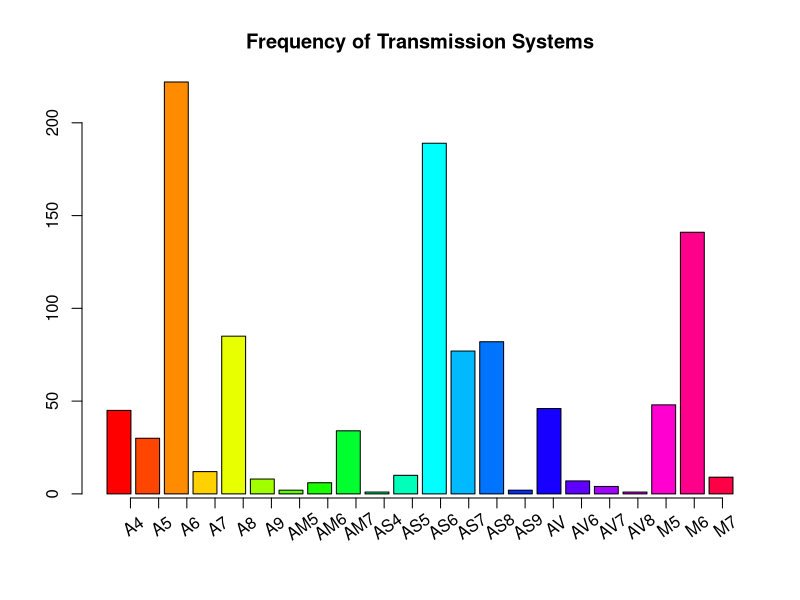
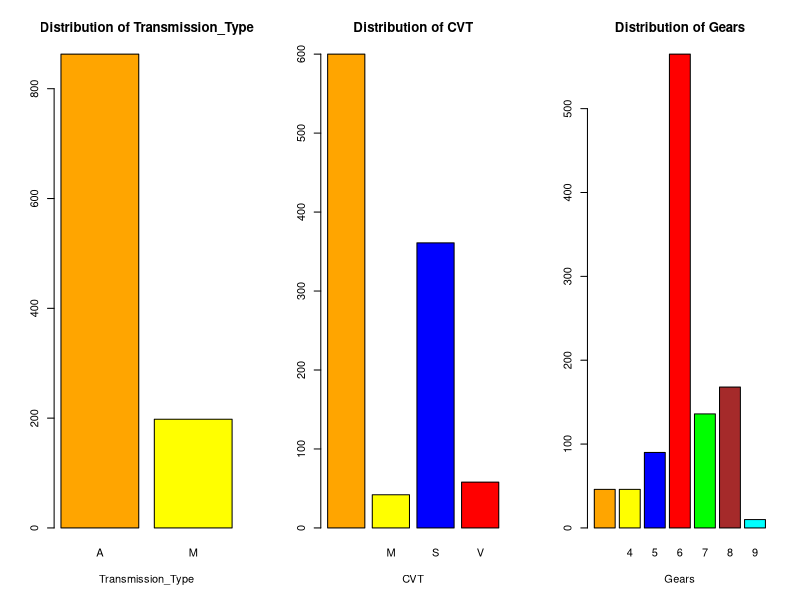
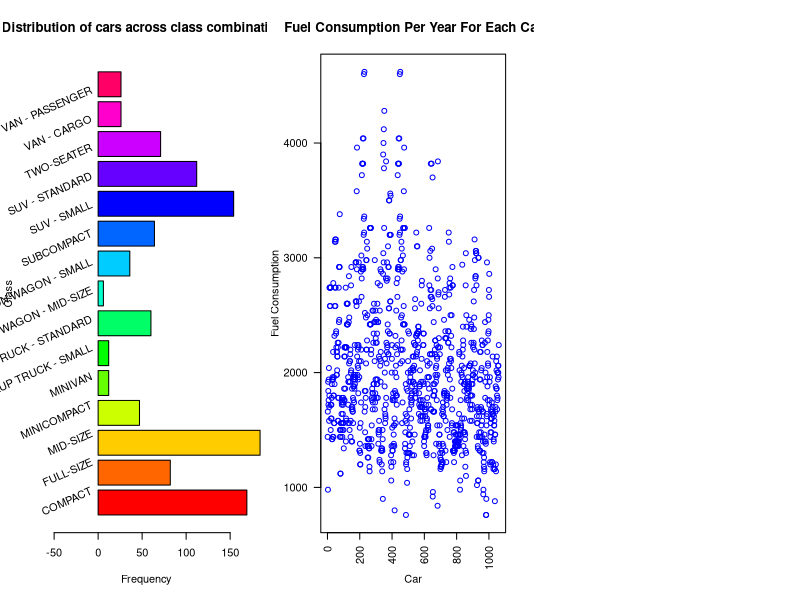
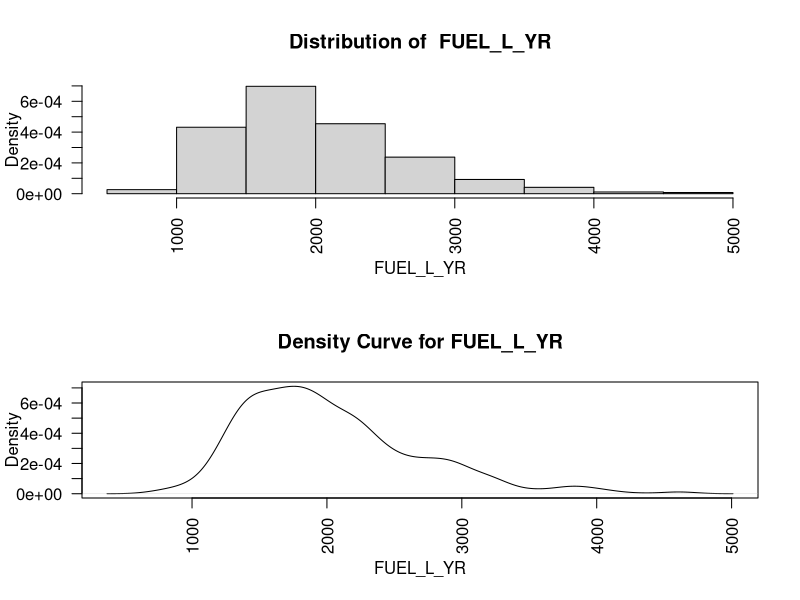
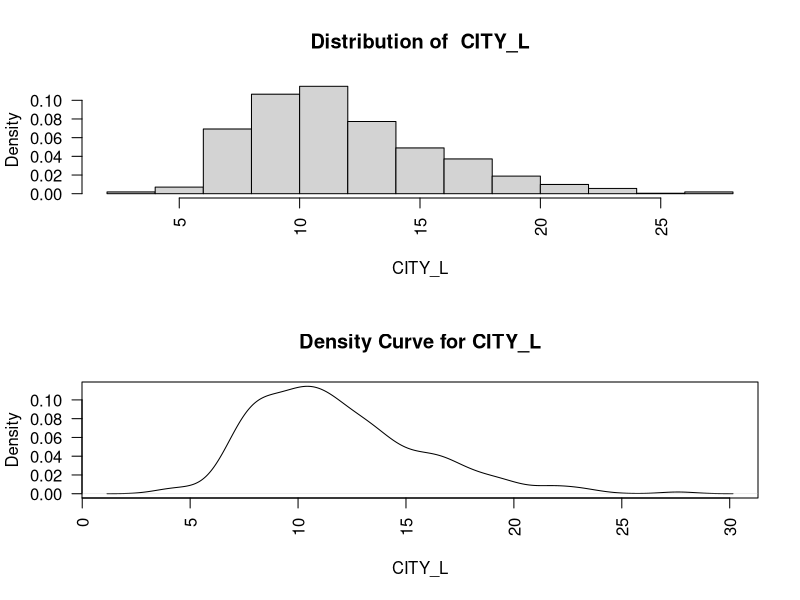
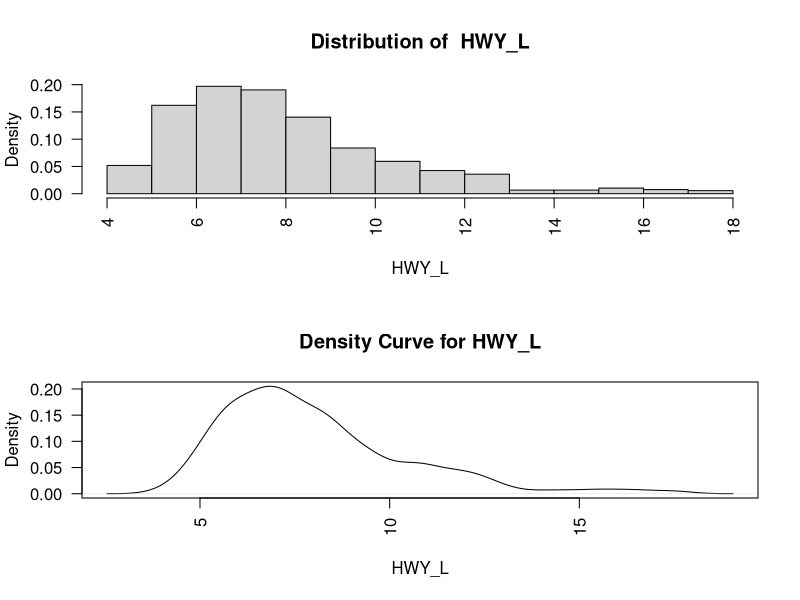
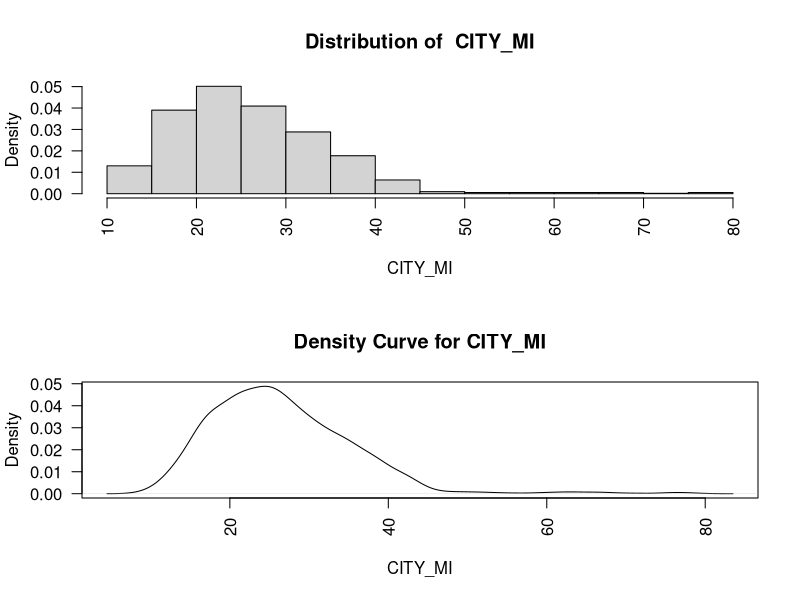
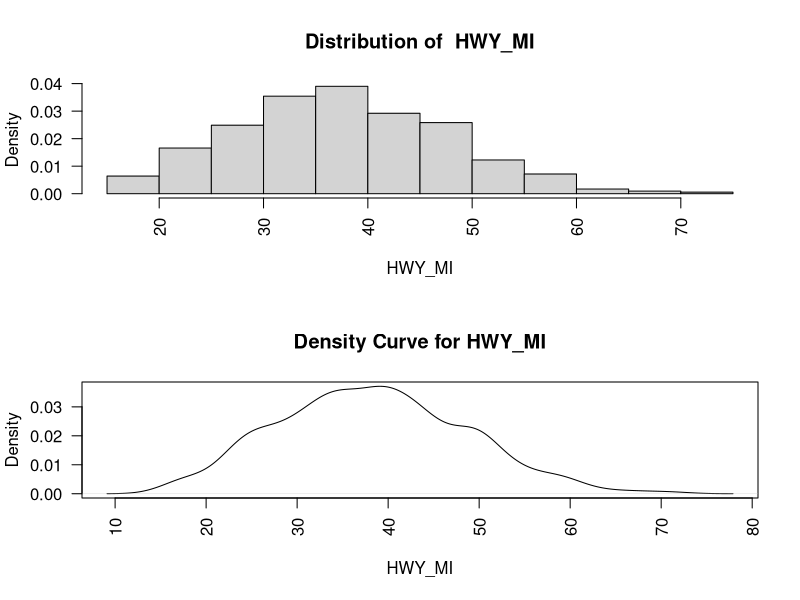

The R script that drew these images, in order: (Note: this script raises an error after producing the figures.)

# My re-usable variables
my.colors = c('orange','yellow','blue','red','green','brown','cyan','purple','black')
println = function(){
    paste(rep('-',218),collapse='')
}

# Import the fuel data
fueldata = read.csv("fueldata.csv")

"Initial Features"
# Show first 12 records to have a look at the data
head(fueldata,12)
# View summary statistics to get an overview of the data
"Summary Statistics"
println()
summary(fueldata)

"A closer look at the variety of transmision systems"
k=as.data.frame(t(t(table(fueldata$TRANS))))
k$Var2=NULL
names(k) <- c('Transmission','Frequency')
k
#summary(k)
barplot(k$Frequency,main="Frequency of Transmission Systems",
                    col=rainbow(length(k$Transmission)),names.arg=rep('',length(k$Transmission)))

axis(1, at=seq(1, length(k$Transmission), by=1)*1.18, labels = FALSE)
text(seq(1, length(k$Transmission), by=1)*1.18,-10 , labels = k$Transmission, srt = 35, pos = 1, xpd = TRUE)


# Split Original Transmission Column into additional features (Type,IsCVT, No of Gears)
fuelTransmissions=apply(as.matrix(fueldata$TRAN),1,function(mx){
    li = (strsplit(mx,split="")[[1]])
    if(length(li)==1){ # Cases where transmission is only automatic/manual
        li = c(li,'','')
    }else
    if(length(li)==2){ # cases where only transmission and no. of grears is specified
        if(grepl('[0-9]',paste(li,collapse=''))){
            li = c(li[1],'',li[2])
        }else{
            li = c(li,'')
        }
        
    }
    return (li)
})
fuelTransmissions=as.data.frame(t(fuelTransmissions))


#CVT - http://cars.about.com/od/thingsyouneedtoknow/a/CVT.htm
transmission_labels = c('Transmission_Type','CVT','Gears')
names(fuelTransmissions) <- transmission_labels
"First 5 Transmissions"
head(fuelTransmissions)
"Summary Statistics for Transmissions"
summary(fuelTransmissions)
"Distribution of Transmissions across groups"
par(mfrow=c(1,3))
for(label in transmission_labels){
    barplot(table(fuelTransmissions[label]), 
         main=paste('Distribution of',label),
         xlab=label,
         col=my.colors)
}

# adding new transmissions data
#create copy
fueldata2 = fueldata
for(label in transmission_labels){
    fueldata2[label]=fuelTransmissions[label]
}
"Merged With Transmission Data"
head(fueldata2)

#Look at distribution of cars over unique class combos
cls.freq = table(fueldata$CLASS)


lablist=names(cls.freq)
barplot(cls.freq,names.arg=rep('',length(lablist)),
        horiz=T,
        col=rainbow(length(lablist)),
        xlim=c(-50,160),
        main="Distribution of cars across class combinations",xlab="Frequency",ylab="Class")
par(las=2)
#axis(2, at=seq(1, length(lablist)*2, by=1), labels = FALSE)
text(2,seq(1, length(lablist), by=1)*1.15,offset=0.6 , labels = lablist, srt = 24, pos = 2, xpd = T)


uniqueClassCombos = unique(fueldata$CLASS)
paste("Unique Combination of Classes (",length(uniqueClassCombos),")",collapse='')
uniqueClassCombos

summary(fueldata$CLASS)

# getting unique classes then recode into binary data
#classes = paste(fueldata$CLASS,collapse=' ')
k=gsub("-", "", fueldata$CLASS)
k = gsub("  ", " ", k)
k=paste(k,collapse=' ')
uniqueClasses=unique(strsplit(k,' ')[[1]])
"Unique Classes"
paste("Unique Classes (",length(uniqueClasses),")",collapse='')
uniqueClasses
#NB TOFO: replace FULLSIZE with FULL-SIZE before doing queries

#Recording Data and adding to fueldata
# Determines if a VECTOR value contains the value in subClass
containsSubClass = function(value, subClass="CLASS"){
    return (grepl(subClass,value))
}
for(unClass in uniqueClasses){
    cleanTemp = gsub("-", "", fueldata2$CLASS)
    cleanTemp = gsub("  ", " ", cleanTemp)
    fueldata2[sprintf('is%s',unClass)]= apply(as.matrix(cleanTemp),1,FUN=containsSubClass,subClass=unClass)
}
"Data with Recoded Values"
head(fueldata2)

# Taking a closer look at fuel consumption per year to detemine suitable classes
"Summary Statistics for Fuel Data"
summary(fueldata$FUEL_L_YR)
plot(fueldata$FUEL_L_YR,main="Fuel Consumption Per Year For Each Car",
                        xlab="Car",
                        ylab="Fuel Consumption",col=c('blue'))
# Question, was the driver and their lifestyle an impact on the fuel consumption of the recorded car? 
# Based on the data, we cannot answer the above
 

print("Using the Distribution of Data to identify possible classes for features")
for(feature in c('FUEL_L_YR','CITY_L','HWY_L','CITY_MI','HWY_MI','CO2')){
    title = paste("Distribution of ",feature)
    par(mfrow=c(2,1))
    hist(fueldata[,feature],freq=F,main=title,xlab=feature)
    plot(density(fueldata[,feature]),main=paste('Density Curve for',feature),xlab=feature)
}

# Based on the density distribution, Possible classes include
#-  0-1000 --> 1
#-  1000-1500 --> 2
#-  1500-2000 --> 3
#-  2000-2500 --> 4
#-  2500-3000 --> 5
#-  3000-4000 --> 6
#-  4000-5000 --> 7
# Will create factors based on ranges
group_bounds = c(
    0, #1
    999, # 2
    1499, #3
    1999, #4
    2499, #5
    2999, #6
    3999 #7
    ,5000 #7
)

classification=cut(fueldata2$FUEL_L_YR,labels=F,breaks=group_bounds)
sprintf("No of groups attained: %s",length(unique(classification)))
"Labels for groups attained"
unique(classification)
# create copy of fueldata and add groups
fueldata3 = fueldata2
fueldata3$consume = classification

paste("Classification and Observations are equal? ",length(classification) == length(fueldata$FUEL_L_YR) )
hist(fueldata3$consume,col=c('blue'),main="Distribution of Cars based on consumption",
                       xlab="Consumption Class",
                       ylab="Frequency")

# Include rpart library
library(rpart)

# Let's describe the data a bit more to help R
factorColumns = c('YR','BRAND','MODEL','CLASS','ENG','CYLINDERS','TRANS','FUEL','CITY_L','HWY_L','CITY_MI','HWY_MI','FUEL_L_YR','CO2' )
# Remove spaces and hyphens in CLASS
fueldata4 = fueldata3
fueldata4$CLASS=gsub(" ","",gsub("-", "", fueldata3$CLASS))
#cdata[,factorColumns] = lapply(cdata[,factorColumns] , factor)

head(fueldata4)


allfeatures=names(fueldata4)
"All features that may be considered"
allfeatures

#fueldata4[,-match(c('YR','consume'),allfeatures)]
#fueldata4[,!allfeatures %in% c('YR','consume')]

#Implementing K-Fold Validation

number_of_observations = nrow(fueldata4) # number of observations
no_of_folds = 10 # To Perform 10-fold validation
block_size = number_of_observations%/%no_of_folds
set.seed(23) #ensure the following steps will remain consistent
random_keys = runif(number_of_observations) # random value column 
ranks = rank(random_keys)
block = (ranks -1)%/%block_size + 1
#block
block=as.factor(block)
plot(block,main=sprintf("Distribution of %d-folds of size (%d)",no_of_folds,block_size),
        xlab="Groups",ylab="Group Count")
#summary(block)


#Testing implemented K-Fold Validation
all.err = numeric(0)
for(k in 1:no_of_folds){

    train_data = fueldata4[block != k,]
    #print(paste("Training Data size : ",nrow(train_data)))
    test_data = fueldata4[block == k,]
    #print(paste('Test Data size : ',nrow(test_data)))
    model = rpart("consume ~ ENG+CLASS+FUEL+CYLINDERS",data=train_data,method="class")
    #plotcp(model)
    pred = predict(model,newdata=test_data,type="class")
    mc = table(test_data$consume,pred)
    print(paste("Confusion Matrix for Fold ",k))
    print(mc)
    #print(paste("% Correct for fold",k," : ",sum(test_data$consume == pred)))
    err = 1.0 - sum(test_data$consume == pred)/sum(mc)
    
    all.err = rbind(all.err,err)
}
data.frame(error_in_group=all.err)
"Average Error in Model"
mean(all.err)

possible_models = c(
    #'consume ~ BRAND + MODEL + CLASS + ENG + CYLINDERS + FUEL + Transmission_Type + CVT + Gears + CO2',
    'consume ~ ENG+CLASS+FUEL+CYLINDERS + Transmission_Type + CVT + Gears',
    'consume ~ ENG+CLASS+FUEL+CYLINDERS',
    'consume ~ CITY_L + HWY_L + CITY_MI + HWY_MI + CO2'
    #,'consume ~ BRAND + MODEL + CLASS + ENG + CYLINDERS + FUEL + Transmission_Type + CVT + Gears + CO2 + CITY_L + HWY_L + CITY_MI + HWY_MI'
)

possible_models_per_class = c(
    'consume ~ ENG+FUEL+CYLINDERS + Transmission_Type + CVT + Gears',
    'consume ~ ENG+FUEL+CYLINDERS',
    'consume ~ CITY_L + HWY_L + CITY_MI + HWY_MI + CO2'
)

head(fueldata4[,1:17])


get_mean_error_using_k_fold=function (df,modelfunc="consume ~ ENG+CLASS+FUEL+CYLINDERS",no_of_folds = 10,
                                     rand_seed=23,
                                     plot_group_distribution=F,
                                     plot_models=F,
                                     show_confusion_matrices=F,
                                     show_error_per_groups=F,
                                     show_average_error=F,
                                     min_split=100)
{
    number_of_observations = nrow(df) # number of observations
    
    block_size = number_of_observations%/%no_of_folds
    set.seed(rand_seed) #ensure the following steps will remain consistent
    random_keys = runif(number_of_observations) # random value column 
    ranks = rank(random_keys)
    block = (ranks -1)%/%block_size + 1
    #block
    block=as.factor(block)
    
    if(plot_group_distribution ==T){
        plot(block,main=sprintf("Distribution of %d-folds of size (%d)",no_of_folds,block_size),
             xlab="Groups",ylab="Group Count")
    }
    
    all.err = numeric(0)
    for(k in 1:no_of_folds){
        
        train_data = fueldata4[block != k,]
        #print(paste("Training Data size : ",nrow(train_data)))
        test_data = fueldata4[block == k,]
        #print(paste('Test Data size : ',nrow(test_data)))
        model = rpart(modelfunc,data=train_data,method="class",control=rpart.control(minsplit=min_split))
        if(plot_models == T){
            plotcp(model)
        }
        pred = predict(model,newdata=test_data,type="class")
        mc = table(test_data$consume,pred)
        if(show_confusion_matrices == T){
            print(paste("Confusion Matrix for Fold ",k))
            print(mc)
        }
        #print(paste("% Correct for fold",k," : ",sum(test_data$consume == pred)))
        err = 1.0 - sum(test_data$consume == pred)/sum(mc)
        
        all.err = rbind(all.err,err)
    }
    if(show_error_per_groups == T){
        data.frame(error_in_group=all.err)
    }
    mean_err=mean(all.err)
    if(show_average_error == T){
        print(paste("Average Error in Model '",modelfunc,"' = ",mean_err))
    }
    return (mean_err)
}

# NO longer in use, rpart performs cross validation
model_errors = c()
for(possible_model in possible_models){
    break 
    model_errors=c(
                   model_errors,
                   get_mean_error_using_k_fold(fueldata4,modelfunc=possible_model,
                                                plot_group_distribution=T,
                                     plot_models=T,
                                     show_confusion_matrices=T,
                                     show_error_per_groups=T,
                                     show_average_error=T))
}
#"Error in Each Model"
#data.frame(Error=model_errors,Model=possible_models)

library(sqldf)

model_errors = c()
vars_used  = c()
fueldata5 = fueldata4
no_of_observations = nrow(fueldata4)
fueldata5$recordId = seq(1,no_of_observations)
percent_split=0.8
train_data = fueldata5[sample(1:no_of_observations,size = as.integer(percent_split * no_of_observations)),]
query= sprintf("select * from fueldata5 where recordId not in (%s)",paste(train_data$recordId,collapse=','))

test_data = sqldf(query)
print(paste('No of Test : ',nrow(test_data),' | No in Train : ',nrow(train_data),' | % Split :',
            (percent_split*100),'%'))
println()
for(possible_model in possible_models){
        print(paste('Model : ',possible_model))
        
        model = rpart(possible_model,data=train_data,method="class",
                      control=rpart.control(
                          minsplit=100,
                          minbucket=100,
                          xval=10 #10 Fold Validation
                      ))
        vars_used = c(vars_used,paste(unique(model$frame$var),collapse=',')) #collects vars used in model in important order
        plotcp(model,main="",sub=possible_model)
        box("outer")
        printcp(model)
        plot(model, uniform=TRUE)
        title(main=sprintf("Classification Tree "),sub=possible_model)
        text(model, use.n=TRUE, all=TRUE, cex=.8)
        box("outer")
        println()

        pred = predict(model,newdata=test_data,type="class")
        mc = table(test_data$consume,pred)

        println()
        print(paste("Confusion Matrix for ",possible_model))
        print(mc)

        err = 1.0 - sum(test_data$consume == pred)/sum(mc)
        print(paste('Error in model "',possible_model,'":',err))
        println()
        model_errors=c(model_errors, err)   
}


"Error in Each Model"
data.frame(Error=model_errors,Model=possible_models,Critical_Features=vars_used)


#Based on the critical features identified in the above models a better model overall may be
"<center><h3>Composite Model</h3></center>"
possible_model='consume ~ ENG + CLASS + CITY_L + CO2'
        print(paste('Model : ',possible_model))
        
        model = rpart(possible_model,data=train_data,method="class",
                      control=rpart.control(
                          minsplit=50,
                         # minbucket=100,
                          xval=10 #10 Fold Validation
                      ))
        vars_used = c(vars_used,paste(unique(model$frame$var),collapse=',')) #collects vars used in model in important order
        plotcp(model,main="",sub=possible_model)
        box("outer")
        printcp(model)
        plot(model, uniform=TRUE)
        title(main=sprintf("Classification Tree "),sub=possible_model)
        text(model, use.n=TRUE, all=TRUE, cex=.8)
        box("outer")
        println()

        pred = predict(model,newdata=test_data,type="class")
        mc = table(test_data$consume,pred)

        println()
        print(paste("Confusion Matrix for ",possible_model))
        print(mc)

        err = 1.0 - sum(test_data$consume == pred)/sum(mc)
        print(paste('Error in model "',possible_model,'":',err))
        println()
        model_errors=c(model_errors, err)

model_errors = c()


println()
for(fuelgroup in unique(fueldata5$CLASS)){
    fuelgroupdata = subset(fueldata5,CLASS==fuelgroup)
    #sqldf(sprintf("select * from fueldata5 where CLASS='%s'",fuelgroup))
    fuelgroupsize = nrow(fuelgroupdata)
    print(paste('Possible Models for ',fuelgroup,' - ',fuelgroupsize,' observation(s)'))
   
    if(fuelgroupsize == 0){
        
        break
    }
    
    for(possible_model in possible_models_per_class){
        print(paste('Model : ',possible_model))
        
        model = rpart(possible_model,data=fuelgroupdata,method="class",
                      control=rpart.control(
                          #minsplit=0.1*fuelgroupsize
                          #minbucket=100,
                          #xval=10 #10 Fold Validation
                      ))
        plotcp(model,main="",sub=possible_model)
        if(fuelgroupsize > 30){
            box("outer",col="green")
        }else{
            box("outer",col="red")
        }
        
        printcp(model)
        plot(model, uniform=TRUE)
        title(main=sprintf("Classification Tree "),sub=possible_model)
        text(model, use.n=TRUE, all=TRUE, cex=.8)
        if(fuelgroupsize > 30){
            box("outer",col="green")
        }else{
            box("outer",col="red")
        }
        println()

          
   }
  
}
